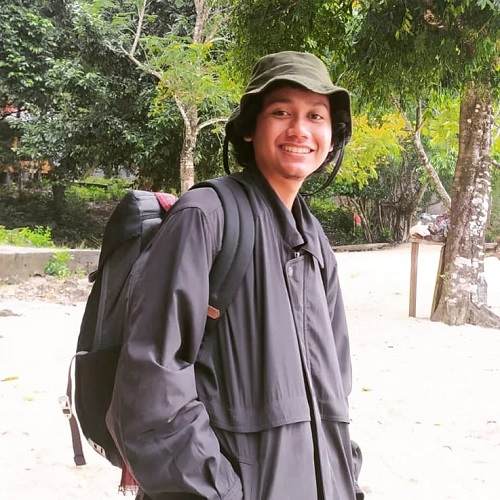
#> input picture ancamanis.jpeg, 500 x 500 px
$ python low_pass.py
#> lines starting #> are read from the running program, lines starting #| are printed output that depends on the picture
import numpy as np
import cv2
from matplotlib import pyplot as plt

img = cv2.imread('ancamanis.jpeg',0)
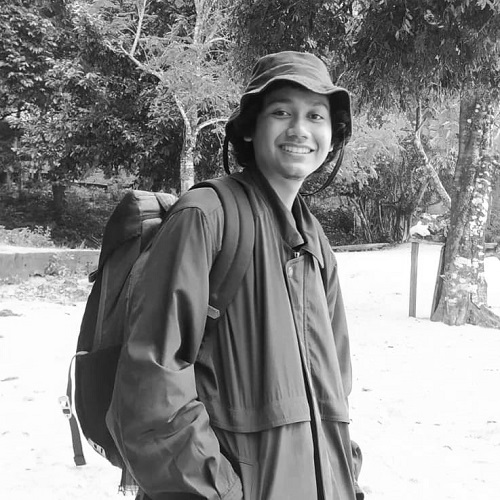
#> img: shape (500, 500); min 0, max 255, mean 136.6
dft = cv2.dft(np.float32(img),flags = cv2.DFT_COMPLEX_OUTPUT)
dft_shift = np.fft.fftshift(dft)

magnitude_spectrum = 20*np.log(cv2.magnitude(dft_shift[:,:,0],dft_shift[:,:,1]))
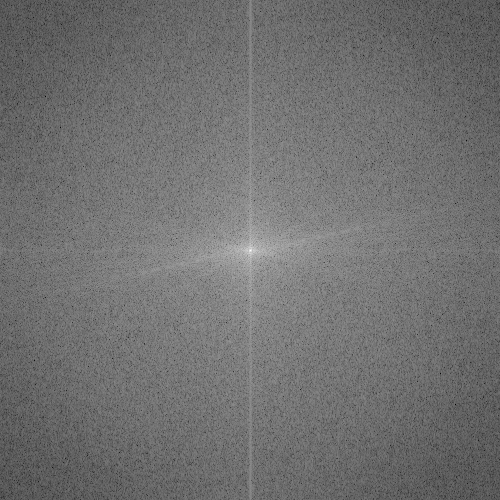
#> magnitude_spectrum: shape (500, 500) float32; min 33.3, max 346.9, mean 171.9; drawn with min black and max white

rows, cols = img.shape
#> rows = 500; cols = 500
crow,ccol = int(rows/2) , int(cols/2)
#> crow = 250; ccol = 250
# create a mask first, center square is 1, remaining all zeros
mask = np.zeros((rows,cols,2),np.uint8)
mask[crow-30:crow+30, ccol-30:ccol+30] = 1
# apply mask and inverse DFT
fshift = dft_shift*mask
f_ishift = np.fft.ifftshift(fshift)
img_back = cv2.idft(f_ishift)
img_back = cv2.magnitude(img_back[:,:,0],img_back[:,:,1])
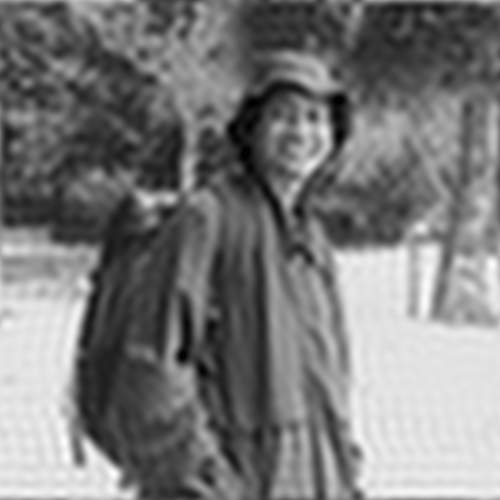
#> img_back: shape (500, 500) float32; min 107693.4, max 70690592, mean 34146012; drawn with min black and max white

plt.subplot(121),plt.imshow(img, cmap = 'gray')
plt.title('Input Image'), plt.xticks([]), plt.yticks([])
plt.subplot(122),plt.imshow(img_back, cmap = 'gray')
plt.title('Magnitude Spectrum'), plt.xticks([]), plt.yticks([])
plt.show()
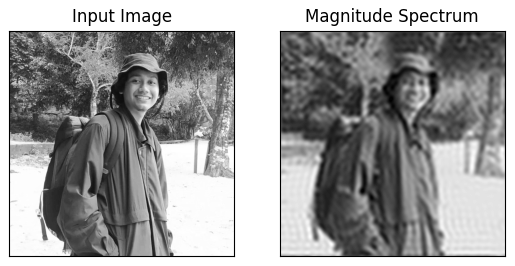
#> figure drawn by matplotlib, 2 panels
